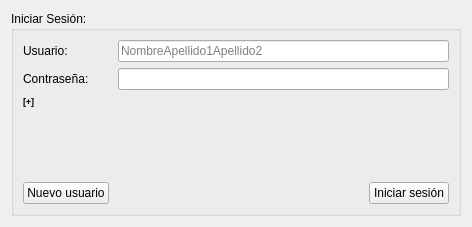
<?xml version="1.0" encoding="UTF-8"?>
<ui version="4.0">
 <class>Form</class>
 <widget class="QWidget" name="Form">
  <property name="geometry">
   <rect>
    <x>0</x>
    <y>0</y>
    <width>472</width>
    <height>227</height>
   </rect>
  </property>
  <property name="windowTitle">
   <string>login_window</string>
  </property>
  <layout class="QVBoxLayout" name="verticalLayout">
   <item>
    <widget class="QGroupBox" name="groupBox">
     <property name="title">
      <string>Iniciar Sesión:</string>
     </property>
     <layout class="QVBoxLayout" name="verticalLayout_2">
      <item>
       <layout class="QFormLayout" name="formLayout">
        <item row="3" column="0">
         <widget class="QLabel" name="password_label">
          <property name="text">
           <string>Contraseña:       </string>
          </property>
         </widget>
        </item>
        <item row="1" column="0">
         <widget class="QLabel" name="username_label">
          <property name="text">
           <string>Usuario:</string>
          </property>
         </widget>
        </item>
        <item row="1" column="1">
         <widget class="QLineEdit" name="username_lineedit">
          <property name="placeholderText">
           <string>NombreApellido1Apellido2</string>
          </property>
         </widget>
        </item>
        <item row="3" column="1">
         <widget class="QLineEdit" name="password_lineedit">
          <property name="echoMode">
           <enum>QLineEdit::Password</enum>
          </property>
         </widget>
        </item>
       </layout>
      </item>
      <item>
       <widget class="QLabel" name="login_status">
        <property name="font">
         <font>
          <pointsize>7</pointsize>
          <weight>75</weight>
          <bold>true</bold>
         </font>
        </property>
        <property name="text">
         <string>[+]</string>
        </property>
       </widget>
      </item>
      <item>
       <spacer name="verticalSpacer">
        <property name="orientation">
         <enum>Qt::Vertical</enum>
        </property>
        <property name="sizeHint" stdset="0">
         <size>
          <width>20</width>
          <height>40</height>
         </size>
        </property>
       </spacer>
      </item>
      <item>
       <layout class="QHBoxLayout" name="horizontalLayout_2">
        <item>
         <widget class="QPushButton" name="newuser_button_2">
          <property name="text">
           <string>Nuevo usuario</string>
          </property>
         </widget>
        </item>
        <item>
         <spacer name="horizontalSpacer">
          <property name="orientation">
           <enum>Qt::Horizontal</enum>
          </property>
          <property name="sizeHint" stdset="0">
           <size>
            <width>40</width>
            <height>20</height>
           </size>
          </property>
         </spacer>
        </item>
        <item>
         <widget class="QPushButton" name="login_button_2">
          <property name="text">
           <string>Iniciar sesión</string>
          </property>
         </widget>
        </item>
       </layout>
      </item>
     </layout>
    </widget>
   </item>
  </layout>
 </widget>
 <resources/>
 <connections/>
</ui>
